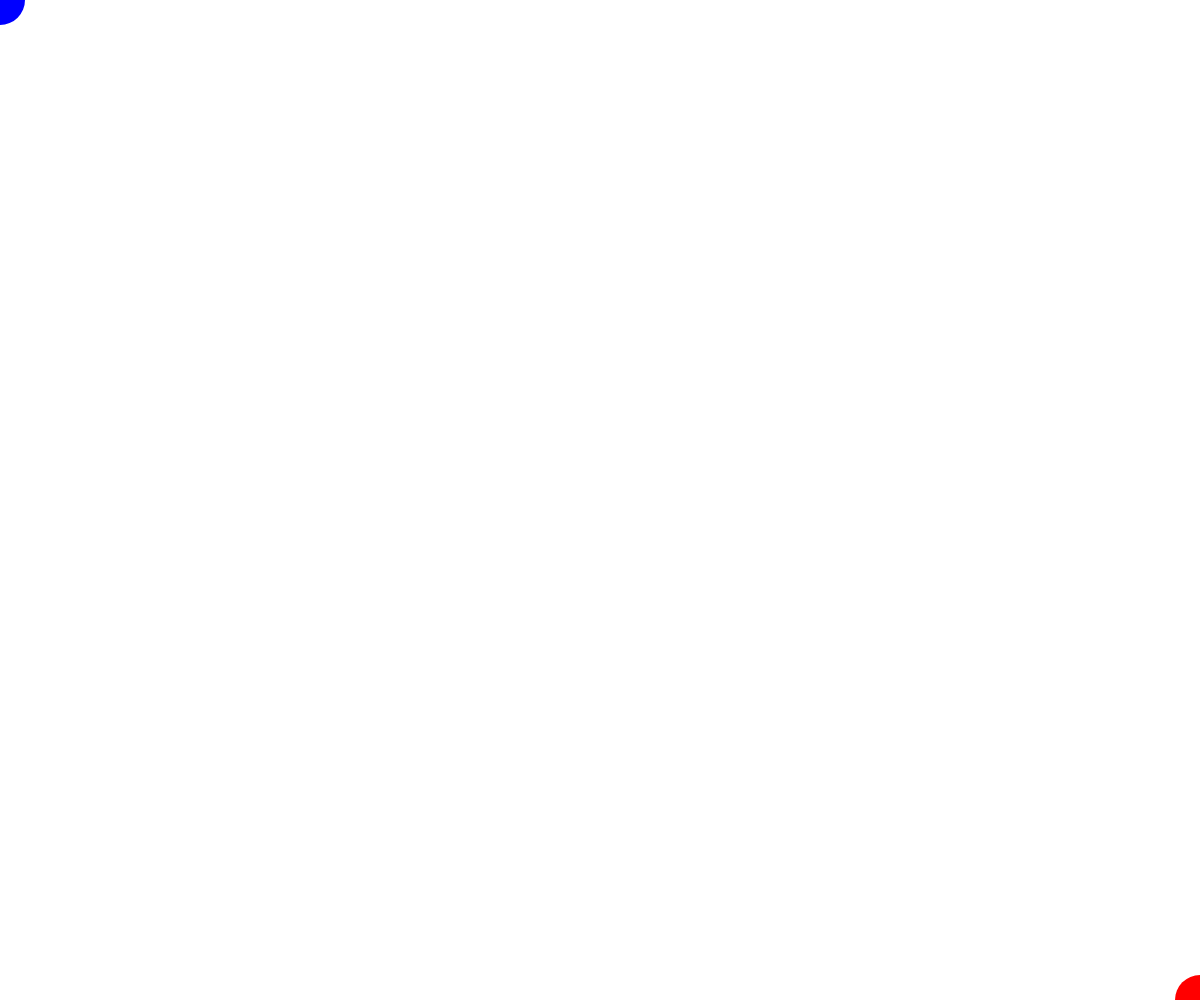
Frame 1 (no input)
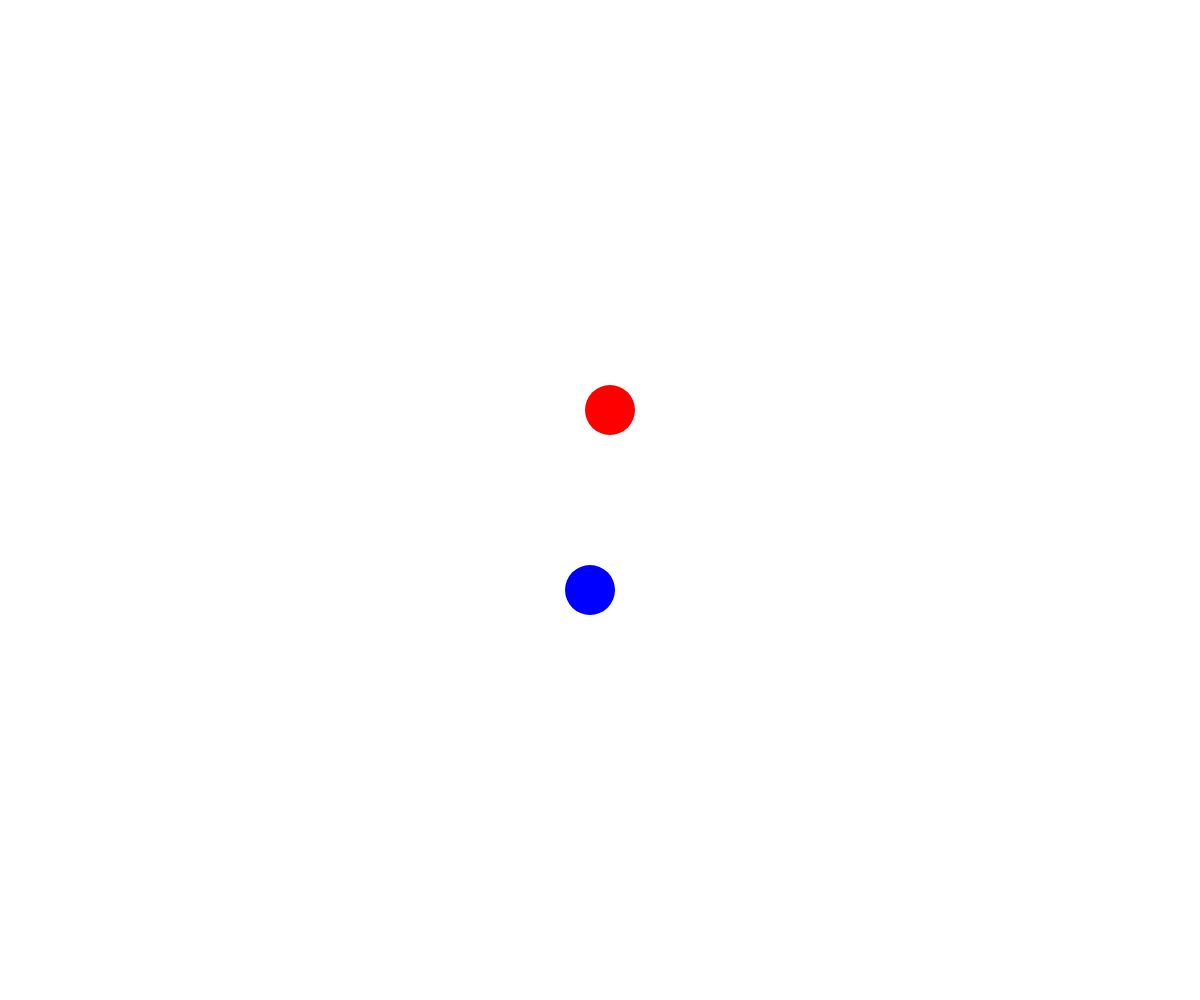
Frame 60 (no input)
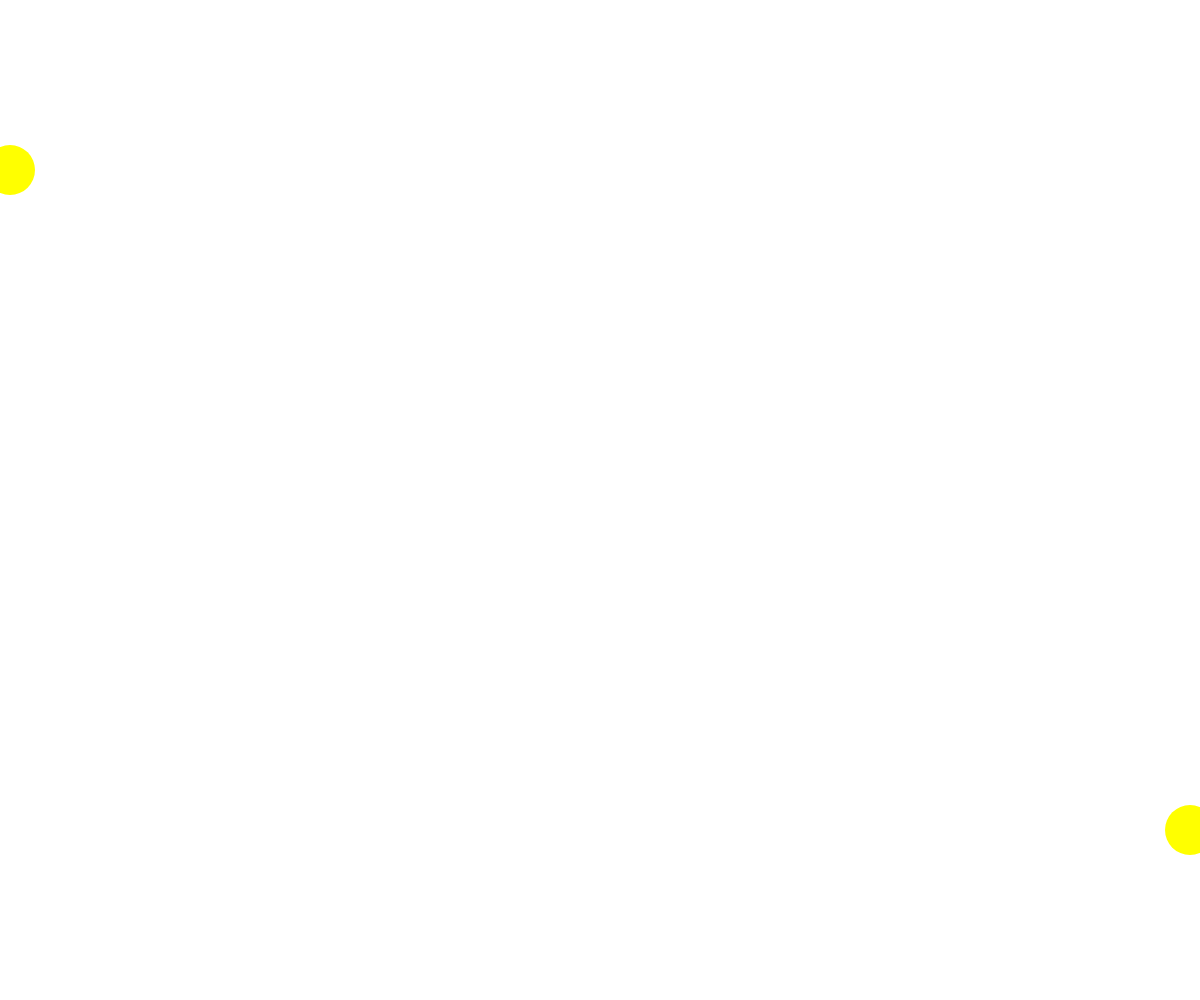
Frame 120 (the mouse pressed at the canvas centre since frame 60)

The p5.js sketch that drew these frames (run headless with seeded random() and noise() and a simulated clock; from frame 60 on, the mouse is pressed at the canvas centre):

// p5.js sketch
// ── sketch.js
var x
var y
var xDirection
var yDirection
fill1 = 'blue'
fill2 = 'red'

function setup() {
	createCanvas(windowWidth, windowHeight)
	x = 0
	y = 0
	xDirection = 1
	yDirection = 1
}

function draw() {
	noStroke()
	background('white')
	fill(fill1)
	ellipse(x, y, 50, 50)
	fill(fill2)
	ellipse(windowWidth - x, windowHeight - y, 50, 50)
	x = x + xDirection * 10
	y = y + yDirection * 10
	if (x < 0 || x > windowWidth) {
		xDirection = xDirection * -1
		fill1 = 'green'
		fill2 = 'green'
	} 
	
	if (y < 0 || y > windowHeight) {
		yDirection = yDirection * -1
		fill1 = 'yellow'
		fill2 = 'yellow'
	}

}
